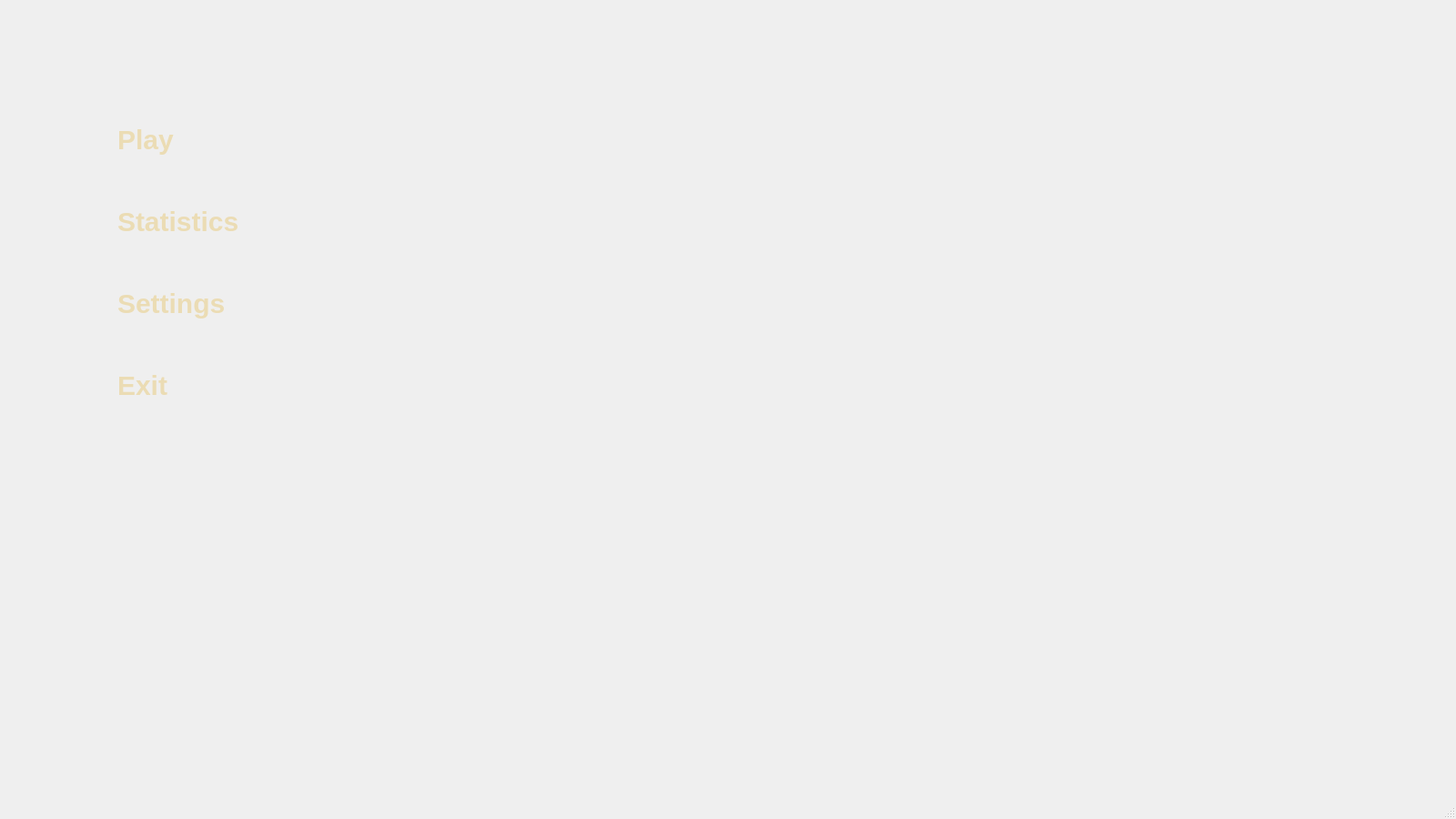
<?xml version="1.0" encoding="UTF-8"?>
<ui version="4.0">
 <class>Menu</class>
 <widget class="QMainWindow" name="Menu">
  <property name="geometry">
   <rect>
    <x>0</x>
    <y>0</y>
    <width>1600</width>
    <height>900</height>
   </rect>
  </property>
  <property name="windowTitle">
   <string>MainWindow</string>
  </property>
  <widget class="QWidget" name="centralwidget">
   <layout class="QVBoxLayout" name="verticalLayout_2">
    <item>
     <widget class="QFrame" name="menuFrame">
      <property name="frameShape">
       <enum>QFrame::Shape::NoFrame</enum>
      </property>
      <property name="frameShadow">
       <enum>QFrame::Shadow::Raised</enum>
      </property>
      <widget class="QWidget" name="buttonsWidget">
       <property name="geometry">
        <rect>
         <x>100</x>
         <y>90</y>
         <width>211</width>
         <height>381</height>
        </rect>
       </property>
       <layout class="QVBoxLayout" name="verticalLayout">
        <item>
         <widget class="QPushButton" name="playButton">
          <property name="minimumSize">
           <size>
            <width>0</width>
            <height>60</height>
           </size>
          </property>
          <property name="maximumSize">
           <size>
            <width>500</width>
            <height>16777215</height>
           </size>
          </property>
          <property name="cursor">
           <cursorShape>PointingHandCursor</cursorShape>
          </property>
          <property name="focusPolicy">
           <enum>Qt::FocusPolicy::NoFocus</enum>
          </property>
          <property name="styleSheet">
           <string notr="true">QPushButton{
    background: transparent;
    border: none;

    color: rgb(235,220,180);

    font-family: &quot;Samantha&quot;;
    font-size: 30px;
    font-weight: bold;

    text-align: left;

    padding-left: 20px;
}

QPushButton:hover{
    color: rgb(255,210,60);
}

QPushButton:pressed{
    color: rgb(255,180,30);
}</string>
          </property>
          <property name="text">
           <string>Play</string>
          </property>
         </widget>
        </item>
        <item>
         <widget class="QPushButton" name="statisticsButton">
          <property name="minimumSize">
           <size>
            <width>0</width>
            <height>60</height>
           </size>
          </property>
          <property name="maximumSize">
           <size>
            <width>500</width>
            <height>16777215</height>
           </size>
          </property>
          <property name="cursor">
           <cursorShape>PointingHandCursor</cursorShape>
          </property>
          <property name="focusPolicy">
           <enum>Qt::FocusPolicy::NoFocus</enum>
          </property>
          <property name="styleSheet">
           <string notr="true">QPushButton{
    background: transparent;
    border: none;

    color: rgb(235,220,180);

    font-family: &quot;Samantha&quot;;
    font-size: 30px;
    font-weight: bold;

    text-align: left;

    padding-left: 20px;
}

QPushButton:hover{
    color: rgb(255,210,60);
}

QPushButton:pressed{
    color: rgb(255,180,30);
}</string>
          </property>
          <property name="text">
           <string>Statistics</string>
          </property>
         </widget>
        </item>
        <item>
         <widget class="QPushButton" name="settingsButton">
          <property name="minimumSize">
           <size>
            <width>0</width>
            <height>60</height>
           </size>
          </property>
          <property name="maximumSize">
           <size>
            <width>500</width>
            <height>16777215</height>
           </size>
          </property>
          <property name="cursor">
           <cursorShape>PointingHandCursor</cursorShape>
          </property>
          <property name="focusPolicy">
           <enum>Qt::FocusPolicy::NoFocus</enum>
          </property>
          <property name="styleSheet">
           <string notr="true">QPushButton{
    background: transparent;
    border: none;

    color: rgb(235,220,180);

    font-family: &quot;Samantha&quot;;
    font-size: 30px;
    font-weight: bold;

    text-align: left;

    padding-left: 20px;
}

QPushButton:hover{
    color: rgb(255,210,60);
}

QPushButton:pressed{
    color: rgb(255,180,30);
}</string>
          </property>
          <property name="text">
           <string>Settings</string>
          </property>
         </widget>
        </item>
        <item>
         <widget class="QPushButton" name="exitButton">
          <property name="minimumSize">
           <size>
            <width>0</width>
            <height>60</height>
           </size>
          </property>
          <property name="maximumSize">
           <size>
            <width>500</width>
            <height>16777215</height>
           </size>
          </property>
          <property name="cursor">
           <cursorShape>PointingHandCursor</cursorShape>
          </property>
          <property name="focusPolicy">
           <enum>Qt::FocusPolicy::NoFocus</enum>
          </property>
          <property name="styleSheet">
           <string notr="true">QPushButton{
    background: transparent;
    border: none;

    color: rgb(235,220,180);

    font-family: &quot;Samantha&quot;;
    font-size: 30px;
    font-weight: bold;

    text-align: left;

    padding-left: 20px;
}

QPushButton:hover{
    color: rgb(255,210,60);
}

QPushButton:pressed{
    color: rgb(255,180,30);
}</string>
          </property>
          <property name="text">
           <string>Exit</string>
          </property>
         </widget>
        </item>
       </layout>
      </widget>
     </widget>
    </item>
   </layout>
  </widget>
  <widget class="QMenuBar" name="menubar">
   <property name="geometry">
    <rect>
     <x>0</x>
     <y>0</y>
     <width>1600</width>
     <height>26</height>
    </rect>
   </property>
  </widget>
  <widget class="QStatusBar" name="statusbar"/>
 </widget>
 <resources/>
 <connections/>
</ui>
